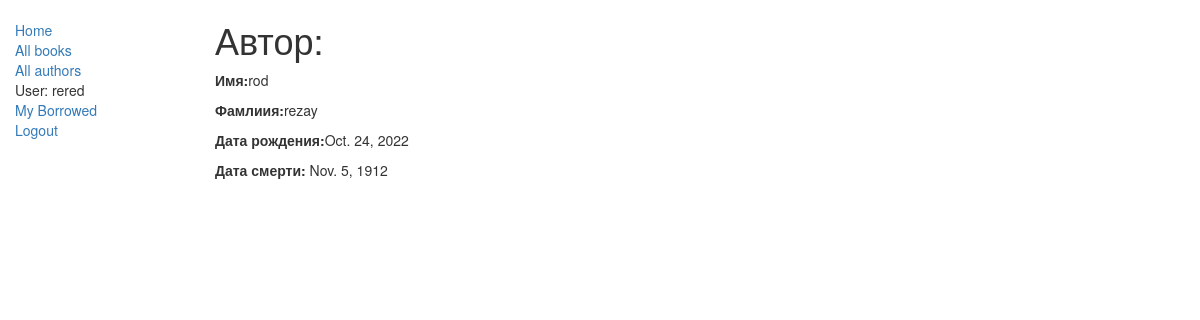
The page /catalog/author/1 (signed in) on the database its author committed.
### catalog/models.py (models this page shows, shortened)
class Author(models.Model):
    first_name = models.CharField(max_length=100)
    last_name = models.CharField(max_length=100)
    date_of_birth = models.DateField(null=True, blank=True)
    date_of_death = models.DateField('Died', null=True, blank=True)

### catalog/views.py (the view)
# urls.py: url(r'^author/(?P<pk>\d+)$', views.AuthorDetailView.as_view(), name='author-detail'),
class AuthorDetailView(generic.DetailView):
    model = Author

### catalog/templates/catalog/author_detail.html
{% extends "base_generic.html" %}
{% block content %}
<h1>Автор: {{  author.title  }}</h1>
<p><strong>Имя:</strong>{{ author.first_name }}</p>
<p><strong>Фамлиия:</strong>{{ author.last_name}}</p>
<p><strong>Дата рождения:</strong>{{ author.date_of_birth }}</p>
<p><strong>Дата смерти: </strong>{{ author.date_of_death }}</p>
{% endblock %}

### catalog/templates/base_generic.html (shortened to what this page needs)
<!DOCTYPE html>
<html lang="en">
<head>
    <link rel="stylesheet"
          href="https://maxcdn.bootstrapcdn.com/bootstrap/3.3.7/css/bootstrap
.min.css">
    {% load static %}
    <link rel="stylesheet" href="{% static 'css/styles.css' %}">
</head>
<body>
<div class="container-fluid">
    <div class="row">
        <div class="col-sm-2">
            {% block sidebar %}
            <ul class="sidebar-nav">
                <li><a href="{% url 'index' %}">Home</a></li>
                <li><a href="{% url 'books' %}">All books</a></li>
                <li><a href="{% url 'author-detail' %}">All authors</a></li>
                {% if user.is_authenticated %}
                <li>User: {{ user.get_username }}</li>
                <li><a href="{% url 'my-borrowed' %}">My Borrowed</a></li>
                <li><a href="{% url 'logout'%}?next=
{{request.path}}">Logout</a></li>
                {% else %}
                <li><a href="{% url 'login'%}?next={{request.path}}">Login</a>
                </li>
                {% endif %}
            </ul>
            {% endblock %}
        </div>
        <div class="col-sm-10 ">
            {% block content %}{% endblock %}
        </div>
    </div>
</div>
</body>
</html>

### catalog/static/styles.css (style rules this page uses)
.sidebar-nav { margin-top: 20px; padding: 0; list-style: none; }

### rows shown on the page
Author: first_name "rod", last_name "rezay", date_of_birth "Oct. 24, 2022", date_of_death "Nov. 5, 1912"

### other values the page prints
{{ user.get_username }} "rered"
